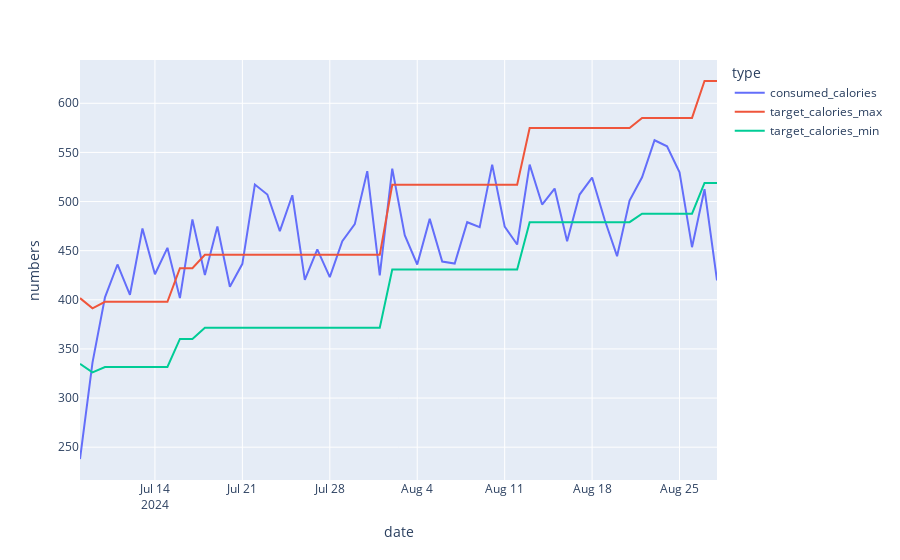

Here is the notebook cell this chart was saved with:
### Code cell
px.line(plotly_df,x='date',y='numbers',color='type')
